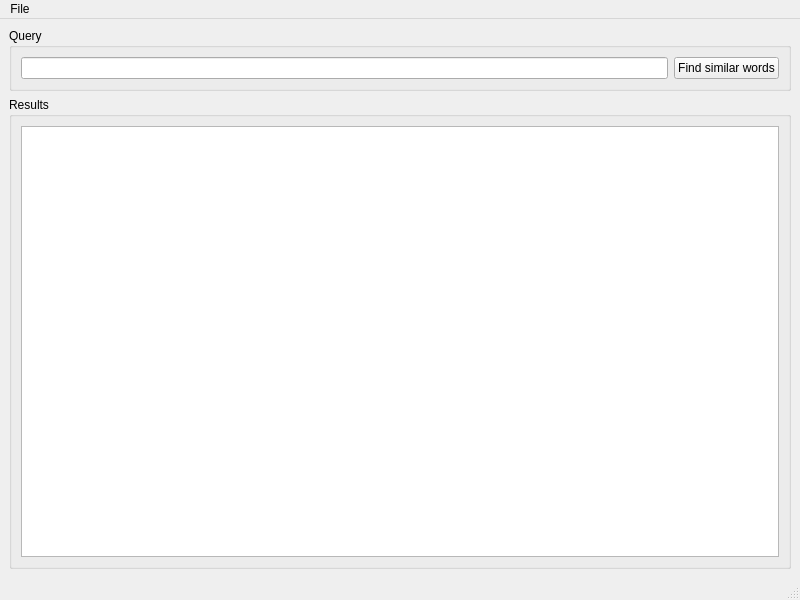
<?xml version="1.0" encoding="UTF-8"?>
<ui version="4.0">
 <class>InspectorWindow</class>
 <widget class="QMainWindow" name="InspectorWindow">
  <property name="geometry">
   <rect>
    <x>0</x>
    <y>0</y>
    <width>800</width>
    <height>600</height>
   </rect>
  </property>
  <property name="windowTitle">
   <string>finalfusion inspector</string>
  </property>
  <widget class="QWidget" name="centralwidget">
   <layout class="QVBoxLayout" name="verticalLayout">
    <item>
     <widget class="QGroupBox" name="groupBox">
      <property name="title">
       <string>Query</string>
      </property>
      <layout class="QHBoxLayout" name="horizontalLayout">
       <item>
        <widget class="QLineEdit" name="queryLineEdit">
         <property name="sizePolicy">
          <sizepolicy hsizetype="Expanding" vsizetype="Fixed">
           <horstretch>0</horstretch>
           <verstretch>0</verstretch>
          </sizepolicy>
         </property>
        </widget>
       </item>
       <item>
        <widget class="QPushButton" name="queryPushButton">
         <property name="text">
          <string>Find similar words</string>
         </property>
        </widget>
       </item>
      </layout>
     </widget>
    </item>
    <item>
     <widget class="QGroupBox" name="groupBox_2">
      <property name="title">
       <string>Results</string>
      </property>
      <layout class="QVBoxLayout" name="verticalLayout_2">
       <item>
        <widget class="QListView" name="similarListView"/>
       </item>
      </layout>
     </widget>
    </item>
   </layout>
  </widget>
  <widget class="QMenuBar" name="menubar">
   <property name="geometry">
    <rect>
     <x>0</x>
     <y>0</y>
     <width>800</width>
     <height>24</height>
    </rect>
   </property>
   <widget class="QMenu" name="menuFile">
    <property name="title">
     <string>File</string>
    </property>
    <addaction name="actionQuit"/>
   </widget>
   <addaction name="menuFile"/>
  </widget>
  <widget class="QStatusBar" name="statusbar"/>
  <action name="actionQuit">
   <property name="text">
    <string>&amp;Quit</string>
   </property>
  </action>
 </widget>
 <resources/>
 <connections>
  <connection>
   <sender>actionQuit</sender>
   <signal>triggered()</signal>
   <receiver>InspectorWindow</receiver>
   <slot>close()</slot>
   <hints>
    <hint type="sourcelabel">
     <x>-1</x>
     <y>-1</y>
    </hint>
    <hint type="destinationlabel">
     <x>399</x>
     <y>299</y>
    </hint>
   </hints>
  </connection>
 </connections>
</ui>
